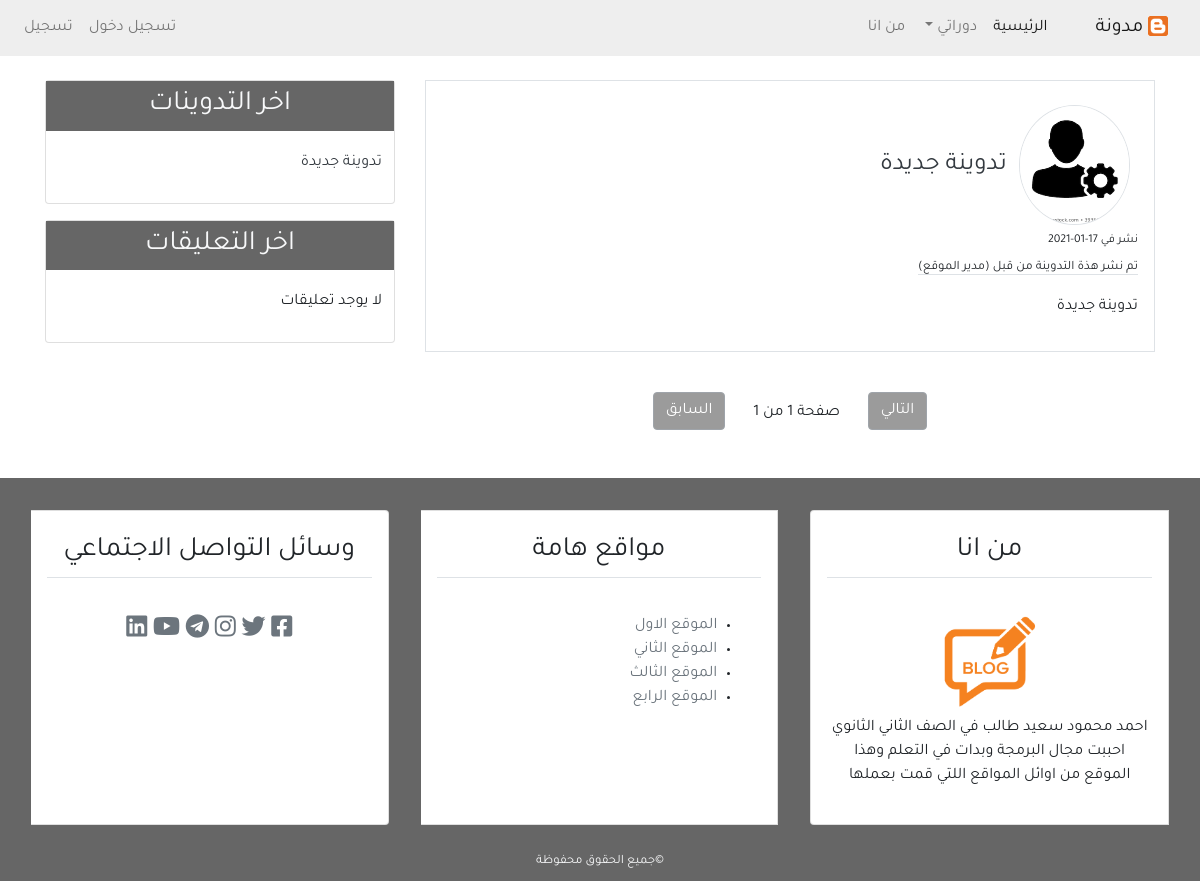
Before: / with the older database file.
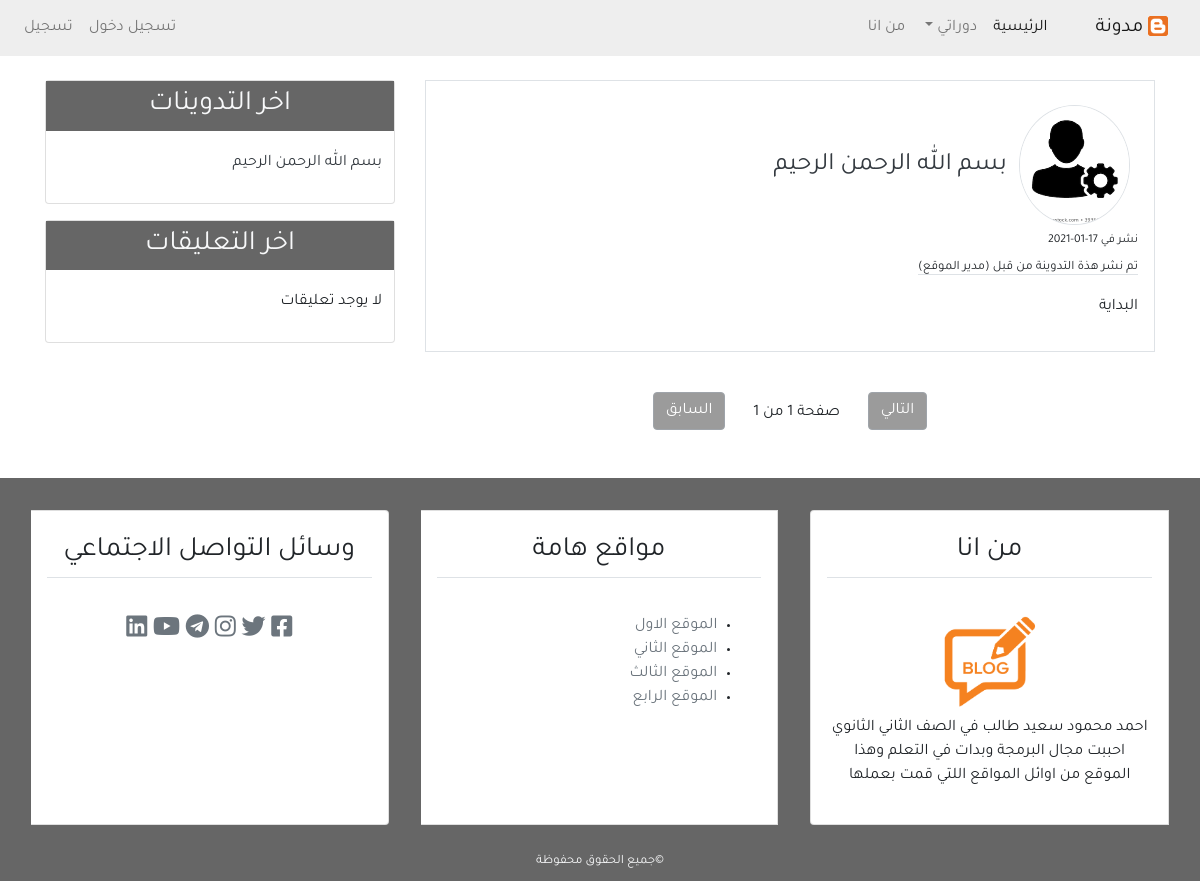
After: the same page with the newer database file.
### blog/models.py (models this page shows, shortened)
class post(models.Model):
    title = models.CharField(max_length=100)
    content = models.TextField()
    post_date = models.DateTimeField(default=timezone.now)
    post_update = models.DateTimeField(auto_now=True)
    author = models.ForeignKey(User, on_delete=models.CASCADE)
    class Meta():
        ordering = ('-post_date',)

### user/models.py (models this page shows, shortened)
class Profile(models.Model):
    image = models.ImageField(default='defalte.png', upload_to='profile_pick')
    user = models.OneToOneField(User , on_delete=models.CASCADE)

### blog/views.py (the view)
# urls.py: path('',views.home,name='home'),
def home(request):
    posts = post.objects.all()
    paginator = Paginator(posts, 6)
    page = request.GET.get('page')
    try:
        posts= paginator.page(page)
    except PageNotAnInteger:
        posts= paginator.page(1)
    except EmptyPage:
        posts= paginator.page(paginator.num_page)
    context ={
        'title':'الصفحة الرئيسية',
        'posts': posts,
        'page':page,
    }
    return render(request, 'blog/index.html',context)

### blog/templatetags/post_tag.py (called while the page is built)
@register.inclusion_tag('blog/latest_posts.html')
def latest_posts():
    context ={
        'l_posts':post.objects.all()[0:5]
    }
    return context

@register.inclusion_tag('blog/latest_comments.html')
def latest_comments():
    context={
    'l_comments': comment.objects.filter(active=True)[0:5]
    }
    return context

### blog/templates/blog/index.html (shortened to what this page needs)
{% extends 'blog/base.html'%}
{% load static %}
{% block content %}
{% for post in posts %}
    <div class="border p-3 mb-3">
        <img  class="img-fluid rounded-circle border m-2" src="{{post.author.profile.image.url}}" alt="صورة الناشر" style="width=120px; height:120px" >
        <span class="text-secondary" style="font-size: 25px;"><a class="text-dark" href="{% url 'detail' post.id %}">{{post.title}}</a></span>
        <div>
        <h3 style="font-size: 12px;">نشر في {{post.post_date|date:'d-m-Y'}}</h3>
        <small class="border-bottom mb-3">تم نشر هذة التدوينة من قبل ({{post.author.first_name}} {{post.author.last_name}})</small>
        </div>
        {% if post.content|length > 1000 %}
        <p class="mt-3">{{post.content|slice:'1245'}}...</p>
        {% else %}
        <p class="mt-3">{{post.content}}</p>
        {% endif %}
    </div>
{% endfor %}
{% include "blog/pagination.html" with page=posts%}
{% endblock content %}

### blog/templates/blog/latest_posts.html
<ul class="list-group-flush latest-post">
    {% for post in l_posts %}
        <li class="list-group-item latest-post-item">
        <a href="{% url 'detail' post.id %}" class="text-dark">{{post.title}}</a>
        </li>
    {% endfor %}
</ul>

Changed rows visible on the page:
changed post "مدير": title "تدوينة جديدة" → "بسم الله الرحمن الرحيم"; content "تدوينة جديدة" → "البداية"
